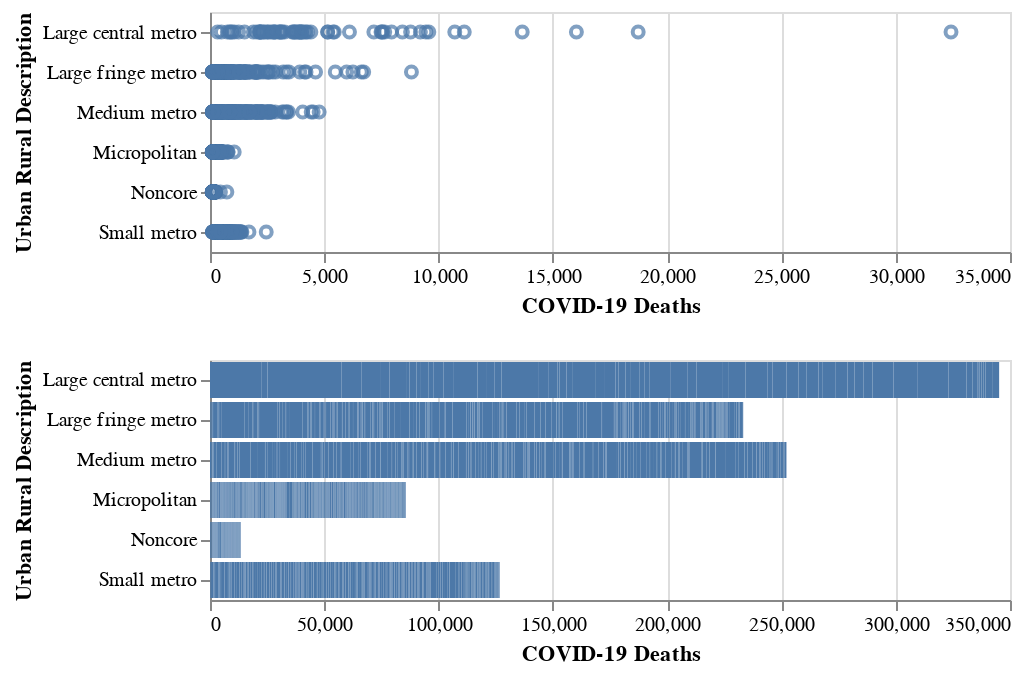

This figure's notebook cell:
### Code cell
import altair as alt
from vega_datasets import data


brush = alt.selection(type='interval')

print("INSTRUCTIONS: Drag and drop a box over the scatterplot to change data displayed in the histogram")
# POSSIBLE CHANGE: Scatterplot: x = covid deaths, y = vaccination data
points = alt.Chart(source).mark_point().encode(
    x='COVID-19 Deaths',
    y='Urban Rural Description',
    #color=alt.condition(brush, 'Origin:N', alt.value('lightgray'))
).add_selection(
    brush
)

# POSSIBLE CHANGE: Histogram: vaccination rate by county or something like this
bars = alt.Chart(source).mark_bar().encode(
    y='Urban Rural Description',
    #color='Origin:N',
    x='COVID-19 Deaths'
).transform_filter(
    brush
)

points & bars

### Figure 1 — Vega-Lite specification as saved in the notebook (floating-point values rounded to 4 significant figures; data arrays with more than 128 entries replaced by an {"elided": "..."} marker saying what was removed)
{"config": {"view": {"continuousWidth": 400, "continuousHeight": 300}}, "vconcat": [{"mark": "point", "encoding": {"x": {"field": "COVID-19 Deaths", "type": "quantitative"}, "y": {"field": "Urban Rural Description", "type": "nominal"}}, "selection": {"selector002": {"type": "interval"}}}, {"mark": "bar", "encoding": {"x": {"field": "COVID-19 Deaths", "type": "quantitative"}, "y": {"field": "Urban Rural Description", "type": "nominal"}}, "transform": [{"filter": {"selection": "selector002"}}]}], "data": {"name": "data-bc74efa0d806349ca6ea5e7a17716445"}, "$schema": "https://vega.github.io/schema/vega-lite/v4.17.0.json", "datasets": {"data-bc74efa0d806349ca6ea5e7a17716445": {"elided": "1207 records"}}}
